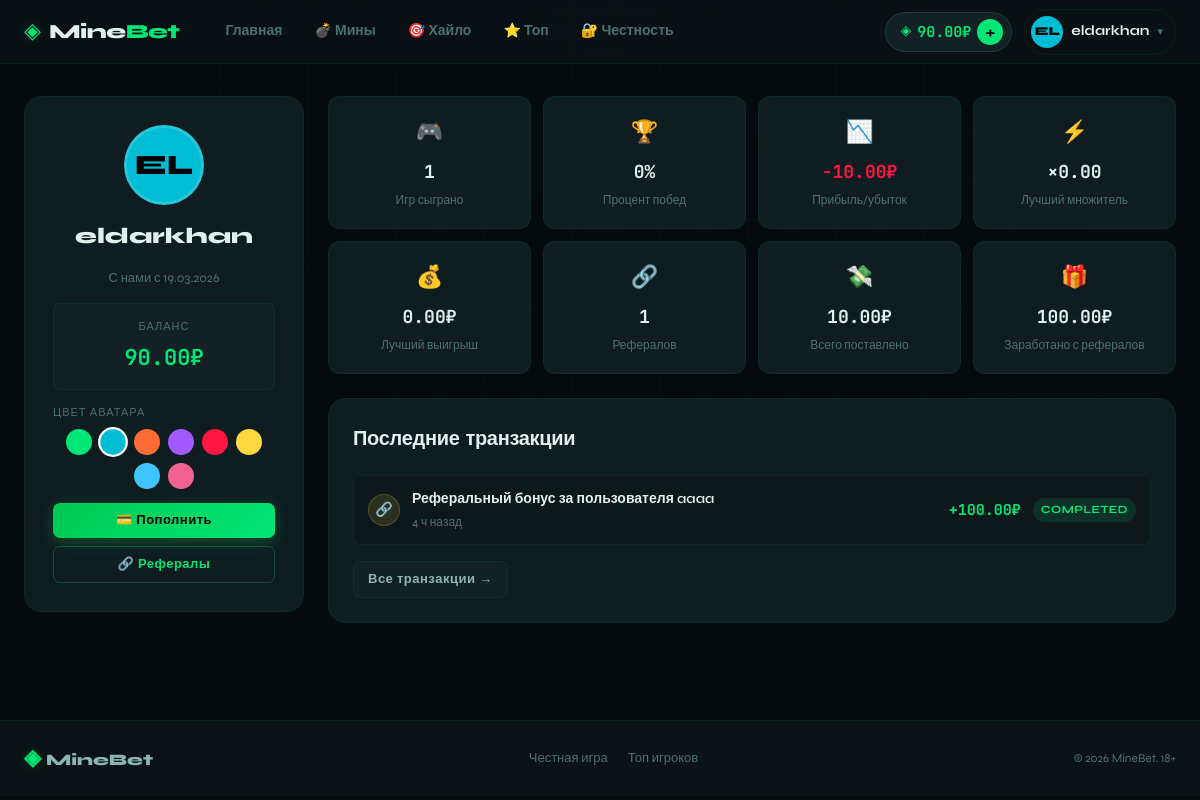
Screenshot of /index.php?page=profile (signed in) with the database file from the repository.
### tables this page shows
CREATE TABLE users (
        id           INTEGER PRIMARY KEY AUTOINCREMENT,
        username     TEXT    UNIQUE NOT NULL,
        email        TEXT    UNIQUE NOT NULL,
        password     TEXT    NOT NULL,
        balance      REAL    DEFAULT 0.0,
        ref_code     TEXT    UNIQUE NOT NULL,
        referred_by  INTEGER DEFAULT NULL,
        avatar_color TEXT    DEFAULT '#00e676',
        total_wagered REAL   DEFAULT 0.0,
        total_won     REAL   DEFAULT 0.0,
        games_played  INTEGER DEFAULT 0,
        created_at   DATETIME DEFAULT CURRENT_TIMESTAMP,
        last_login   DATETIME DEFAULT NULL,
        FOREIGN KEY (referred_by) REFERENCES users(id)
    );

CREATE TABLE transactions (
        id           INTEGER PRIMARY KEY AUTOINCREMENT,
        user_id      INTEGER NOT NULL,
        type         TEXT    NOT NULL,   -- 'deposit' | 'withdraw' | 'game_win' | 'game_loss' | 'referral'
        amount       REAL    NOT NULL,
        status       TEXT    DEFAULT 'pending', -- 'pending' | 'completed' | 'failed' | 'cancelled'
        description  TEXT    DEFAULT '',
        payment_id   TEXT    DEFAULT NULL,  -- YooKassa payment ID
        created_at   DATETIME DEFAULT CURRENT_TIMESTAMP,
        FOREIGN KEY (user_id) REFERENCES users(id)
    );

### includes/auth.php (called while the page is built, shortened)
<?php
require_once __DIR__ . '/db.php';
function is_logged_in(): bool {
    return !empty($_SESSION['user_id']);
}
function current_user(): ?array {
    return db_fetch("SELECT * FROM users WHERE id = ?", [$_SESSION['user_id']]);
}

### includes/db.php (called while the page is built, shortened)
<?php
function get_db(): PDO {
    static $pdo = null;
    if ($pdo) return $pdo;
    $pdo = new PDO('sqlite:' . DB_FILE);
    $pdo->setAttribute(PDO::ATTR_ERRMODE,            PDO::ERRMODE_EXCEPTION);
    $pdo->setAttribute(PDO::ATTR_DEFAULT_FETCH_MODE, PDO::FETCH_ASSOC);
    $pdo->exec('PRAGMA journal_mode=WAL; PRAGMA foreign_keys=ON;');
    return $pdo;
}
function db_fetch(string $sql, array $params = []): ?array {
    $s = get_db()->prepare($sql);
    $s->execute($params);
    return $s->fetch() ?: null;
}
function db_fetchAll(string $sql, array $params = []): array {
    $s = get_db()->prepare($sql);
    $s->execute($params);
    return $s->fetchAll();
}
function db_scalar(string $sql, array $params = []): mixed {
    $s = get_db()->prepare($sql);
    $s->execute($params);
    $row = $s->fetch(PDO::FETCH_NUM);
    return $row ? $row[0] : null;
}

### includes/helpers.php (called while the page is built, shortened)
<?php
function fmt_money(mixed $n): string {
    return number_format((float)($n ?? 0), 2, '.', ' ');
}
function time_ago(string $dt): string {
    $diff = time() - strtotime($dt);
    if ($diff < 86400) return floor($diff / 3600) . ' ч назад';
    return floor($diff / 86400) . ' дн назад';
}
function esc(mixed $s): string {
    return htmlspecialchars((string)$s, ENT_QUOTES | ENT_SUBSTITUTE, 'UTF-8');
}
function get_user_stats(int $user_id): array {
    $games = db_fetch(
        "SELECT
            COUNT(*) as total_games,
            SUM(CASE WHEN result='win' THEN 1 ELSE 0 END) as wins,
            SUM(bet) as total_wagered,
            SUM(payout) as total_won,
            MAX(payout) as biggest_win,
            MAX(multiplier) as biggest_mult
         FROM games WHERE user_id = ?",
        [$user_id]
    );
    $ref_count = (int) db_scalar("SELECT COUNT(*) FROM users WHERE referred_by = ?", [$user_id]);
    $ref_earned = (float) db_scalar(
        "SELECT COALESCE(SUM(amount),0) FROM transactions WHERE user_id=? AND type='referral' AND status='completed'",
        [$user_id]
    );
    return array_merge($games ?? [], ['ref_count' => $ref_count, 'ref_earned' => $ref_earned]);
}
function get_user_transactions(int $user_id, int $limit = 20): array {
    return db_fetchAll(
        "SELECT * FROM transactions WHERE user_id = ? ORDER BY created_at DESC LIMIT ?",
        [$user_id, $limit]
    );
}
function avatar_initials(string $username): string {
    return strtoupper(substr($username, 0, 2));
}

### pages/profile.php (the view, shortened to what this page needs)
<?php
$user = current_user();
$stats   = get_user_stats($user['id']);
$txs     = get_user_transactions($user['id'], 10);
$winrate = ($stats['total_games'] ?? 0) > 0
    ? round(($stats['wins'] / $stats['total_games']) * 100, 1)
    : 0;
$profit  = (float)($stats['total_won'] ?? 0) - (float)($stats['total_wagered'] ?? 0);
?>
<div class="page-profile">
  <div class="profile-layout">
    <div class="profile-sidebar">
      <div class="profile-card">
        <div class="profile-avatar-big" style="--acolor:<?= esc($user['avatar_color'] ?? '#00e676') ?>">
          <?= avatar_initials($user['username'] ?? '??') ?>
        </div>
        <h2 class="profile-username"><?= esc($user['username'] ?? '') ?></h2>
        <div class="profile-since">
          С нами с <?= date('d.m.Y', strtotime($user['created_at'] ?? 'now')) ?>
        </div>
        <div class="profile-balance">
          <div class="pb-label">Баланс</div>
          <div class="pb-val"><?= fmt_money((float)($user['balance'] ?? 0)) ?>₽</div>
        </div>
        <form method="POST" action="/index.php?page=profile">
          <div class="cp-label">Цвет аватара</div>
          <div class="cp-swatches">
            <?php
            $colors = ['#00e676','#00bcd4','#ff6b35','#a259ff','#ff1744','#ffd740','#40c4ff','#f06292'];
            foreach ($colors as $c):
            ?>
            <label class="cp-swatch <?= ($user['avatar_color'] ?? '') === $c ? 'active' : '' ?>">
              <span style="background:<?= $c ?>"></span>
            </label>
            <?php endforeach; ?>
          </div>
        </form>
        <div class="profile-actions">
          <a href="/index.php?page=wallet" class="btn btn-green btn-sm btn-block">💳 Пополнить</a>
          <a href="/index.php?page=ref"    class="btn btn-outline btn-sm btn-block">🔗 Рефералы</a>
        </div>
      </div>
    </div>
    <div class="profile-content">
      <div class="stats-grid">
        <div class="stat-card">
          <div class="sc-icon">🎮</div>
          <div class="sc-val"><?= number_format((int)($stats['total_games'] ?? 0)) ?></div>
          <div class="sc-label">Игр сыграно</div>
        </div>
        <div class="stat-card">
          <div class="sc-icon">🏆</div>
          <div class="sc-val"><?= $winrate ?>%</div>
          <div class="sc-label">Процент побед</div>
        </div>
        <div class="stat-card <?= $profit >= 0 ? 'sc-green' : 'sc-red' ?>">
          <div class="sc-icon"><?= $profit >= 0 ? '📈' : '📉' ?></div>
          <div class="sc-val"><?= ($profit >= 0 ? '+' : '') . fmt_money($profit) ?>₽</div>
          <div class="sc-label">Прибыль/убыток</div>
        </div>
        <div class="stat-card">
          <div class="sc-icon">⚡</div>
          <div class="sc-val">×<?= number_format((float)($stats['biggest_mult'] ?? 0), 2) ?></div>
          <div class="sc-label">Лучший множитель</div>
        </div>
        <div class="stat-card">
          <div class="sc-icon">💰</div>
          <div class="sc-val"><?= fmt_money((float)($stats['biggest_win'] ?? 0)) ?>₽</div>
          <div class="sc-label">Лучший выигрыш</div>
        </div>
        <div class="stat-card">
          <div class="sc-icon">🔗</div>
          <div class="sc-val"><?= (int)($stats['ref_count'] ?? 0) ?></div>
          <div class="sc-label">Рефералов</div>
        </div>
        <div class="stat-card">
          <div class="sc-icon">💸</div>
          <div class="sc-val"><?= fmt_money((float)($stats['total_wagered'] ?? 0)) ?>₽</div>
          <div class="sc-label">Всего поставлено</div>
        </div>
        <div class="stat-card">
          <div class="sc-icon">🎁</div>
          <div class="sc-val"><?= fmt_money((float)($stats['ref_earned'] ?? 0)) ?>₽</div>
          <div class="sc-label">Заработано с рефералов</div>
        </div>
      </div>
      <div class="profile-section">
        <h3 class="section-title">Последние транзакции</h3>
        <?php if (empty($txs)): ?>
          <div class="empty-state">Транзакций пока нет</div>
        <?php else: ?>
          <div class="tx-list">
            <?php foreach ($txs as $tx): ?>
            <div class="tx-item">
              <div class="tx-icon <?= $tx['type']==='deposit'?'txi-green':($tx['type']==='withdraw'?'txi-red':'txi-gold') ?>">
                <?= match($tx['type']) { 'deposit'=>'↓','withdraw'=>'↑','referral'=>'🔗',default=>'◈' } ?>
              </div>
              <div class="tx-info">
                <span class="tx-desc"><?= esc($tx['description'] ?: $tx['type']) ?></span>
                <span class="tx-time"><?= time_ago($tx['created_at']) ?></span>
              </div>
              <div class="tx-amount <?= in_array($tx['type'],['deposit','game_win','referral'])?'ta-green':'ta-red' ?>">
                <?= in_array($tx['type'],['deposit','game_win','referral'])?'+':'-' ?><?= fmt_money((float)$tx['amount']) ?>₽
              </div>
              <div class="tx-status status-<?= esc($tx['status']) ?>"><?= esc($tx['status']) ?></div>
            </div>
            <?php endforeach; ?>
          </div>
          <a href="/index.php?page=wallet" class="btn btn-ghost btn-sm" style="margin-top:16px">Все транзакции →</a>
        <?php endif; ?>
      </div>
    </div>
  </div>
</div>

### includes/layout_head.php (shortened to what this page needs)
<!DOCTYPE html>
<html lang="ru">
<head>
<link rel="stylesheet" href="/assets/css/main.css">
</head>
<body>
<header class="site-header" id="siteHeader">
  <div class="header-inner">
    <a href="/index.php?page=home" class="logo">
      <span class="logo-icon">◈</span>
      <span class="logo-text">Mine<em>Bet</em></span>
    </a>
    <nav class="main-nav" id="mainNav">
      <a href="/index.php?page=home"  class="nav-link <?= $page==='home'?'active':'' ?>">Главная</a>
      <a href="/index.php?page=mines" class="nav-link <?= $page==='mines'?'active':'' ?>">💣 Мины</a>
      <a href="/index.php?page=hilo"  class="nav-link <?= $page==='hilo'?'active':'' ?>">🎯 Хайло</a>
      <a href="/index.php?page=top"   class="nav-link <?= $page==='top'?'active':'' ?>">⭐ Топ</a>
      <a href="/index.php?page=fair"  class="nav-link <?= $page==='fair'?'active':'' ?>">🔐 Честность</a>
    </nav>
    <div class="header-right">
      <?php if ($user && !empty($user['id'])): ?>
        <div class="balance-pill">
          <span class="balance-icon">◈</span>
          <span class="balance-val" id="headerBalance"><?= fmt_money((float)($user['balance'] ?? 0)) ?>₽</span>
          <a href="/index.php?page=wallet" class="balance-add" title="Пополнить">+</a>
        </div>
        <div class="user-menu" id="userMenuTrigger">
          <div class="avatar" style="--acolor:<?= esc($user['avatar_color'] ?? '#00e676') ?>"><?= avatar_initials($user['username'] ?? '??') ?></div>
          <span class="uname"><?= esc($user['username'] ?? '') ?></span>
          <span class="chevron">▾</span>
        </div>
      <?php else: ?>
        <a href="/index.php?page=login"    class="btn btn-ghost btn-sm">Войти</a>
        <a href="/index.php?page=register" class="btn btn-green btn-sm">Регистрация</a>
      <?php endif; ?>
    </div>
  </div>
</header>
<main class="site-main" id="siteMain">

### rows the page displays
users: balance "90.00", username "EL", username "eldarkhan", created_at "19.03.2026"
transactions: type "🔗", description "Реферальный бонус за пользователя aaaa", created_at "4 ч назад", amount "100.00", status "COMPLETED"

### other values shown
$stats['total_games'] "1"
$winrate "0"
fmt_money($profit) "-10.00"
$stats['biggest_mult'] "0.00"
fmt_money((float)($stats['biggest_win'] ?? 0)) "0.00"
$stats['ref_count'] "1"
fmt_money((float)($stats['total_wagered'] ?? 0)) "10.00"
fmt_money((float)($stats['ref_earned'] ?? 0)) "100.00"
